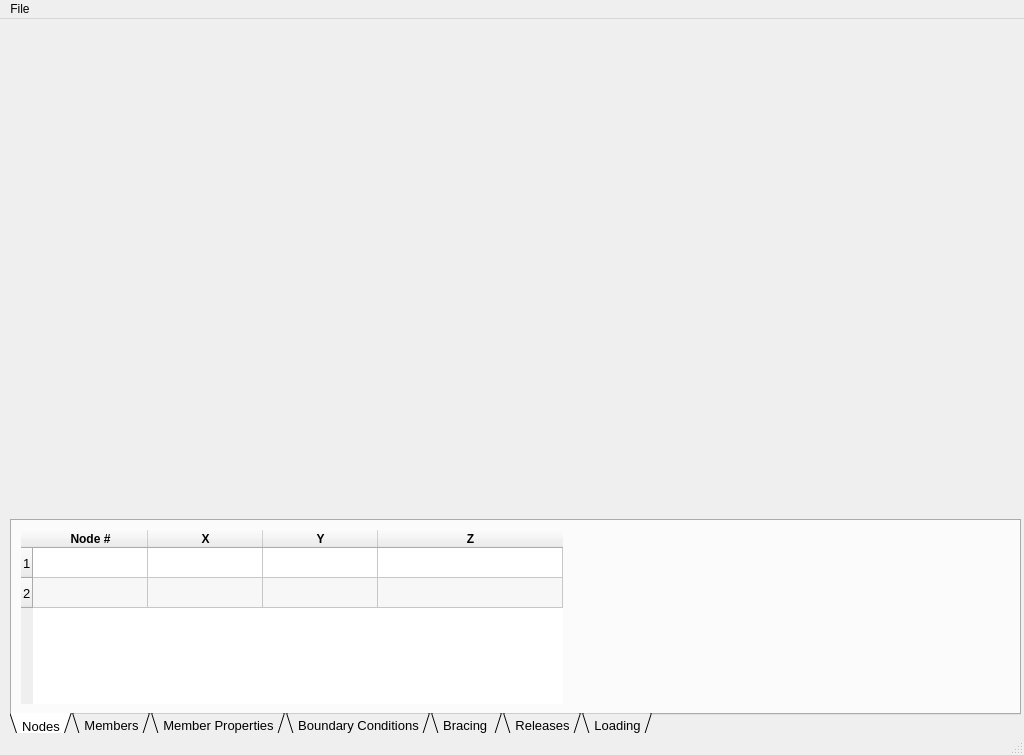
<?xml version="1.0" encoding="UTF-8"?>
<ui version="4.0">
 <class>MainWindow</class>
 <widget class="QMainWindow" name="MainWindow">
  <property name="geometry">
   <rect>
    <x>0</x>
    <y>0</y>
    <width>1024</width>
    <height>755</height>
   </rect>
  </property>
  <property name="sizePolicy">
   <sizepolicy hsizetype="Maximum" vsizetype="Preferred">
    <horstretch>0</horstretch>
    <verstretch>0</verstretch>
   </sizepolicy>
  </property>
  <property name="minimumSize">
   <size>
    <width>512</width>
    <height>368</height>
   </size>
  </property>
  <property name="mouseTracking">
   <bool>true</bool>
  </property>
  <property name="focusPolicy">
   <enum>Qt::WheelFocus</enum>
  </property>
  <property name="windowTitle">
   <string>SABRE2-V3</string>
  </property>
  <property name="tabShape">
   <enum>QTabWidget::Triangular</enum>
  </property>
  <widget class="QWidget" name="centralwidget">
   <widget class="QTabWidget" name="DefinitionTabs">
    <property name="geometry">
     <rect>
      <x>10</x>
      <y>500</y>
      <width>1011</width>
      <height>221</height>
     </rect>
    </property>
    <property name="font">
     <font>
      <pointsize>10</pointsize>
     </font>
    </property>
    <property name="inputMethodHints">
     <set>Qt::ImhDigitsOnly</set>
    </property>
    <property name="tabPosition">
     <enum>QTabWidget::South</enum>
    </property>
    <property name="tabShape">
     <enum>QTabWidget::Triangular</enum>
    </property>
    <property name="currentIndex">
     <number>0</number>
    </property>
    <property name="iconSize">
     <size>
      <width>17</width>
      <height>18</height>
     </size>
    </property>
    <property name="elideMode">
     <enum>Qt::ElideLeft</enum>
    </property>
    <widget class="QWidget" name="Nodes_tab">
     <attribute name="title">
      <string>Nodes</string>
     </attribute>
     <layout class="QVBoxLayout" name="verticalLayout">
      <item>
       <layout class="QHBoxLayout" name="horizontalLayout">
        <item>
         <widget class="QTableWidget" name="tableWidget">
          <property name="layoutDirection">
           <enum>Qt::LeftToRight</enum>
          </property>
          <property name="autoFillBackground">
           <bool>true</bool>
          </property>
          <property name="inputMethodHints">
           <set>Qt::ImhNone</set>
          </property>
          <property name="frameShape">
           <enum>QFrame::NoFrame</enum>
          </property>
          <property name="frameShadow">
           <enum>QFrame::Raised</enum>
          </property>
          <property name="lineWidth">
           <number>3</number>
          </property>
          <property name="midLineWidth">
           <number>13</number>
          </property>
          <property name="sizeAdjustPolicy">
           <enum>QAbstractScrollArea::AdjustToContents</enum>
          </property>
          <property name="autoScroll">
           <bool>true</bool>
          </property>
          <property name="editTriggers">
           <set>QAbstractItemView::AllEditTriggers</set>
          </property>
          <property name="dragEnabled">
           <bool>true</bool>
          </property>
          <property name="dragDropMode">
           <enum>QAbstractItemView::DragDrop</enum>
          </property>
          <property name="alternatingRowColors">
           <bool>true</bool>
          </property>
          <property name="selectionMode">
           <enum>QAbstractItemView::ExtendedSelection</enum>
          </property>
          <property name="showGrid">
           <bool>true</bool>
          </property>
          <property name="gridStyle">
           <enum>Qt::SolidLine</enum>
          </property>
          <property name="cornerButtonEnabled">
           <bool>true</bool>
          </property>
          <attribute name="horizontalHeaderVisible">
           <bool>true</bool>
          </attribute>
          <attribute name="horizontalHeaderCascadingSectionResizes">
           <bool>false</bool>
          </attribute>
          <attribute name="horizontalHeaderDefaultSectionSize">
           <number>115</number>
          </attribute>
          <attribute name="horizontalHeaderShowSortIndicator" stdset="0">
           <bool>false</bool>
          </attribute>
          <attribute name="horizontalHeaderStretchLastSection">
           <bool>true</bool>
          </attribute>
          <attribute name="verticalHeaderShowSortIndicator" stdset="0">
           <bool>false</bool>
          </attribute>
          <attribute name="verticalHeaderStretchLastSection">
           <bool>false</bool>
          </attribute>
          <row>
           <property name="text">
            <string>1</string>
           </property>
          </row>
          <row>
           <property name="text">
            <string>2</string>
           </property>
          </row>
          <column>
           <property name="text">
            <string>Node #</string>
           </property>
           <property name="font">
            <font>
             <weight>75</weight>
             <bold>true</bold>
            </font>
           </property>
          </column>
          <column>
           <property name="text">
            <string>X</string>
           </property>
           <property name="font">
            <font>
             <weight>75</weight>
             <bold>true</bold>
            </font>
           </property>
          </column>
          <column>
           <property name="text">
            <string>Y</string>
           </property>
           <property name="font">
            <font>
             <weight>75</weight>
             <bold>true</bold>
            </font>
           </property>
          </column>
          <column>
           <property name="text">
            <string>Z</string>
           </property>
           <property name="font">
            <font>
             <weight>75</weight>
             <bold>true</bold>
            </font>
           </property>
          </column>
          <item row="0" column="0">
           <property name="text">
            <string extracomment="Enter Node Number"/>
           </property>
           <property name="textAlignment">
            <set>AlignCenter</set>
           </property>
           <property name="background">
            <brush brushstyle="NoBrush">
             <color alpha="255">
              <red>0</red>
              <green>0</green>
              <blue>0</blue>
             </color>
            </brush>
           </property>
          </item>
         </widget>
        </item>
        <item>
         <spacer name="horizontalSpacer">
          <property name="inputMethodHints">
           <set>Qt::ImhDigitsOnly</set>
          </property>
          <property name="orientation">
           <enum>Qt::Horizontal</enum>
          </property>
          <property name="sizeType">
           <enum>QSizePolicy::Expanding</enum>
          </property>
          <property name="sizeHint" stdset="0">
           <size>
            <width>40</width>
            <height>20</height>
           </size>
          </property>
         </spacer>
        </item>
       </layout>
      </item>
     </layout>
    </widget>
    <widget class="QWidget" name="Members_tab">
     <attribute name="title">
      <string>Members</string>
     </attribute>
     <layout class="QHBoxLayout" name="horizontalLayout_2">
      <item>
       <widget class="QTableWidget" name="tableWidget_2">
        <property name="layoutDirection">
         <enum>Qt::LeftToRight</enum>
        </property>
        <property name="autoFillBackground">
         <bool>true</bool>
        </property>
        <property name="inputMethodHints">
         <set>Qt::ImhNone</set>
        </property>
        <property name="frameShape">
         <enum>QFrame::NoFrame</enum>
        </property>
        <property name="frameShadow">
         <enum>QFrame::Raised</enum>
        </property>
        <property name="lineWidth">
         <number>3</number>
        </property>
        <property name="midLineWidth">
         <number>13</number>
        </property>
        <property name="sizeAdjustPolicy">
         <enum>QAbstractScrollArea::AdjustToContents</enum>
        </property>
        <property name="autoScroll">
         <bool>true</bool>
        </property>
        <property name="editTriggers">
         <set>QAbstractItemView::AllEditTriggers</set>
        </property>
        <property name="dragEnabled">
         <bool>true</bool>
        </property>
        <property name="dragDropMode">
         <enum>QAbstractItemView::DragDrop</enum>
        </property>
        <property name="alternatingRowColors">
         <bool>true</bool>
        </property>
        <property name="selectionMode">
         <enum>QAbstractItemView::ExtendedSelection</enum>
        </property>
        <property name="showGrid">
         <bool>true</bool>
        </property>
        <property name="gridStyle">
         <enum>Qt::SolidLine</enum>
        </property>
        <property name="cornerButtonEnabled">
         <bool>true</bool>
        </property>
        <attribute name="horizontalHeaderVisible">
         <bool>false</bool>
        </attribute>
        <attribute name="horizontalHeaderCascadingSectionResizes">
         <bool>false</bool>
        </attribute>
        <attribute name="horizontalHeaderDefaultSectionSize">
         <number>60</number>
        </attribute>
        <attribute name="horizontalHeaderShowSortIndicator" stdset="0">
         <bool>false</bool>
        </attribute>
        <attribute name="horizontalHeaderStretchLastSection">
         <bool>true</bool>
        </attribute>
        <attribute name="verticalHeaderShowSortIndicator" stdset="0">
         <bool>false</bool>
        </attribute>
        <attribute name="verticalHeaderStretchLastSection">
         <bool>false</bool>
        </attribute>
        <row>
         <property name="text">
          <string>1</string>
         </property>
        </row>
        <row>
         <property name="text">
          <string>2</string>
         </property>
        </row>
        <column>
         <property name="text">
          <string>Member #</string>
         </property>
         <property name="font">
          <font>
           <weight>75</weight>
           <bold>true</bold>
          </font>
         </property>
        </column>
        <column>
         <property name="text">
          <string>i</string>
         </property>
         <property name="font">
          <font>
           <weight>75</weight>
           <bold>true</bold>
          </font>
         </property>
        </column>
        <column>
         <property name="text">
          <string>j</string>
         </property>
         <property name="font">
          <font>
           <weight>75</weight>
           <bold>true</bold>
          </font>
         </property>
        </column>
        <column>
         <property name="text">
          <string>bf1_i</string>
         </property>
         <property name="font">
          <font>
           <weight>75</weight>
           <bold>true</bold>
          </font>
         </property>
        </column>
        <column>
         <property name="text">
          <string>tf1_i</string>
         </property>
         <property name="font">
          <font>
           <weight>75</weight>
           <bold>true</bold>
          </font>
         </property>
        </column>
        <column>
         <property name="text">
          <string>bf2_i</string>
         </property>
         <property name="font">
          <font>
           <weight>75</weight>
           <bold>true</bold>
          </font>
         </property>
        </column>
        <column>
         <property name="text">
          <string>tf2_i</string>
         </property>
         <property name="font">
          <font>
           <weight>75</weight>
           <bold>true</bold>
          </font>
         </property>
        </column>
        <column>
         <property name="text">
          <string>bf1_j</string>
         </property>
         <property name="font">
          <font>
           <weight>75</weight>
           <bold>true</bold>
          </font>
         </property>
        </column>
        <column>
         <property name="text">
          <string>tf1_j</string>
         </property>
         <property name="font">
          <font>
           <weight>75</weight>
           <bold>true</bold>
          </font>
         </property>
        </column>
        <column>
         <property name="text">
          <string>bf2_j</string>
         </property>
         <property name="font">
          <font>
           <weight>75</weight>
           <bold>true</bold>
          </font>
         </property>
        </column>
        <column>
         <property name="text">
          <string>tf2_j</string>
         </property>
         <property name="font">
          <font>
           <weight>75</weight>
           <bold>true</bold>
          </font>
         </property>
        </column>
        <column>
         <property name="text">
          <string>dw_i</string>
         </property>
         <property name="font">
          <font>
           <weight>75</weight>
           <bold>true</bold>
          </font>
         </property>
        </column>
        <column>
         <property name="text">
          <string>tw_i</string>
         </property>
         <property name="font">
          <font>
           <weight>75</weight>
           <bold>true</bold>
          </font>
         </property>
        </column>
        <column>
         <property name="text">
          <string>dw_j</string>
         </property>
         <property name="font">
          <font>
           <weight>75</weight>
           <bold>true</bold>
          </font>
         </property>
        </column>
        <column>
         <property name="text">
          <string>tw_j</string>
         </property>
         <property name="font">
          <font>
           <weight>75</weight>
           <bold>true</bold>
          </font>
         </property>
        </column>
        <item row="0" column="0">
         <property name="text">
          <string extracomment="Enter Node Number"/>
         </property>
         <property name="textAlignment">
          <set>AlignCenter</set>
         </property>
         <property name="background">
          <brush brushstyle="NoBrush">
           <color alpha="255">
            <red>0</red>
            <green>0</green>
            <blue>0</blue>
           </color>
          </brush>
         </property>
        </item>
       </widget>
      </item>
     </layout>
    </widget>
    <widget class="QWidget" name="Mem_properties_tab">
     <attribute name="title">
      <string>Member Properties</string>
     </attribute>
    </widget>
    <widget class="QWidget" name="B_C_tab">
     <attribute name="title">
      <string>Boundary Conditions</string>
     </attribute>
    </widget>
    <widget class="QWidget" name="Bracing_tab">
     <attribute name="title">
      <string>Bracing </string>
     </attribute>
    </widget>
    <widget class="QWidget" name="Releases_tab">
     <attribute name="title">
      <string>Releases</string>
     </attribute>
    </widget>
    <widget class="QWidget" name="Loading_tab">
     <attribute name="title">
      <string>Loading</string>
     </attribute>
    </widget>
   </widget>
  </widget>
  <widget class="QMenuBar" name="menubar">
   <property name="geometry">
    <rect>
     <x>0</x>
     <y>0</y>
     <width>1024</width>
     <height>21</height>
    </rect>
   </property>
   <widget class="QMenu" name="menuFile">
    <property name="title">
     <string>File</string>
    </property>
    <addaction name="actionAbout"/>
    <addaction name="separator"/>
    <addaction name="actionNew"/>
    <addaction name="separator"/>
    <addaction name="actionOpen"/>
    <addaction name="separator"/>
    <addaction name="actionSave"/>
    <addaction name="actionSave_as"/>
    <addaction name="separator"/>
    <addaction name="actionPrint_Preview"/>
    <addaction name="actionPrint"/>
    <addaction name="separator"/>
    <addaction name="actionQuit"/>
   </widget>
   <addaction name="menuFile"/>
  </widget>
  <widget class="QStatusBar" name="statusbar"/>
  <action name="actionAbout">
   <property name="text">
    <string>About</string>
   </property>
  </action>
  <action name="actionNew">
   <property name="text">
    <string>New</string>
   </property>
  </action>
  <action name="actionOpen">
   <property name="text">
    <string>Open</string>
   </property>
  </action>
  <action name="actionSave">
   <property name="text">
    <string>Save</string>
   </property>
  </action>
  <action name="actionSave_as">
   <property name="text">
    <string>Save as</string>
   </property>
  </action>
  <action name="actionPrint_Preview">
   <property name="text">
    <string>Print Preview</string>
   </property>
  </action>
  <action name="actionPrint">
   <property name="text">
    <string>Print</string>
   </property>
  </action>
  <action name="actionQuit">
   <property name="text">
    <string>Quit</string>
   </property>
  </action>
 </widget>
 <resources/>
 <connections/>
</ui>
